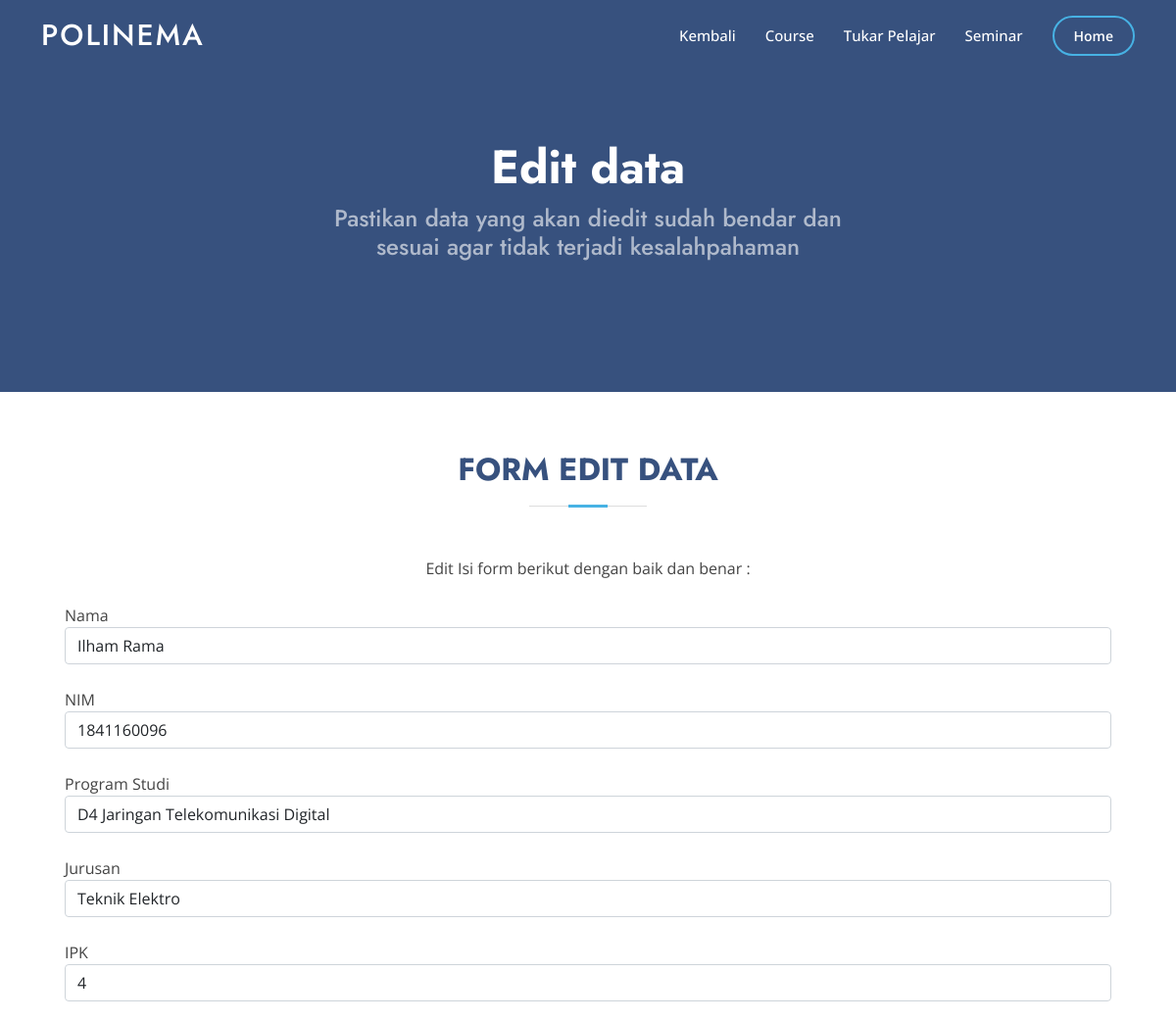
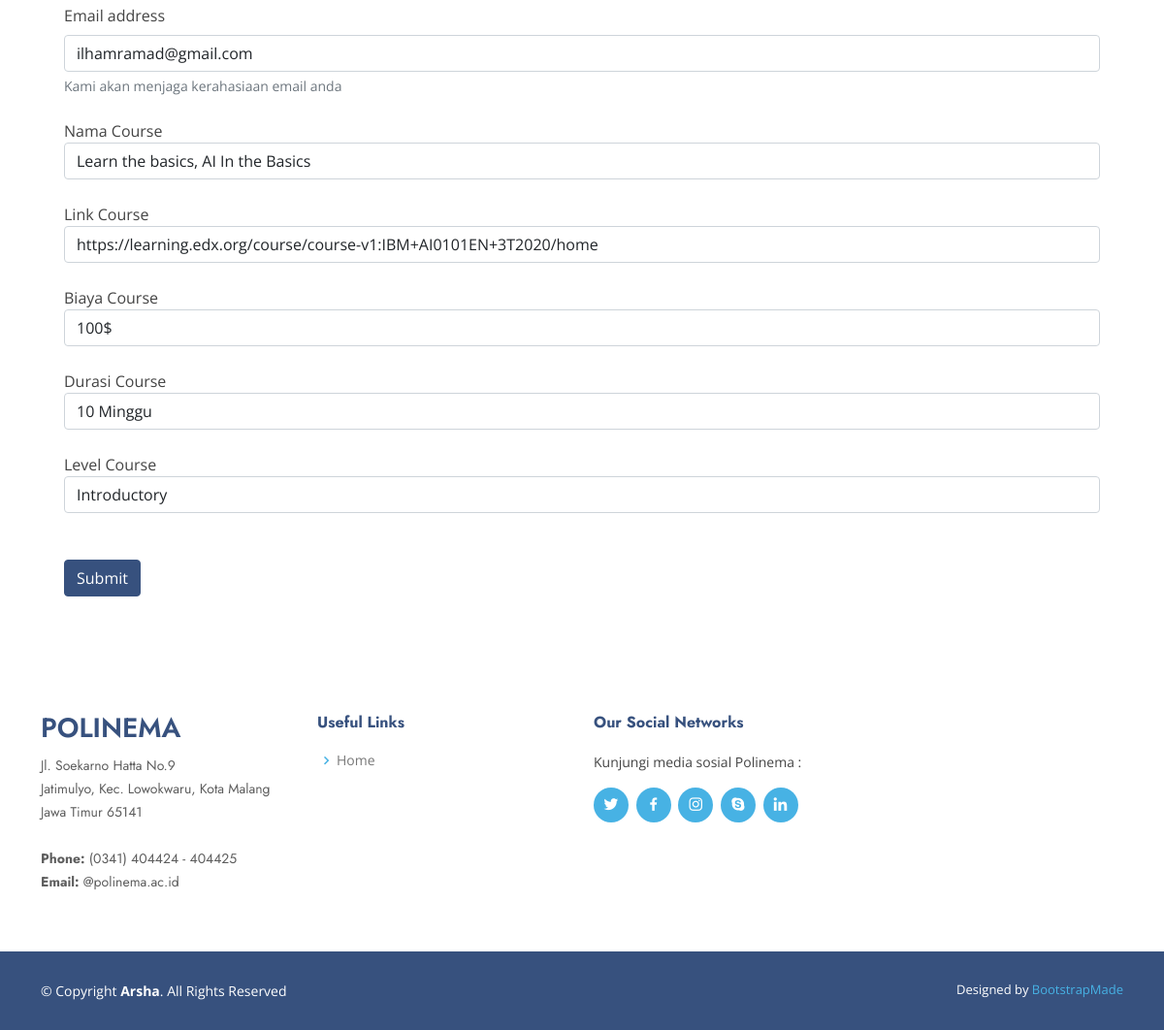
The page /editdatamasukcd.php?id=12 on the database its author committed (2 pictures, top to bottom).
### tables this page shows
CREATE TABLE `course` (
  `id_courseint` int(11) NOT NULL,
  `nama_mhs` varchar(50) NOT NULL,
  `nim` varchar(15) NOT NULL,
  `prodic` varchar(50) NOT NULL,
  `juruc` varchar(30) NOT NULL,
  `ipkc` float NOT NULL,
  `emailc` varchar(50) NOT NULL,
  `nama_crs` varchar(50) NOT NULL,
  `link` varchar(100) NOT NULL,
  `harga_crs` varchar(20) NOT NULL,
  `durasi_crs` varchar(20) NOT NULL,
  `level` varchar(30) NOT NULL
);

### db/conn.php (called while the page is built, shortened)
<?php
    $host = 'localhost';
    $db = 'internasional';
    $user = 'root';
    $pass = '';
    $charset = 'utf8mb4';
    $dsn = "mysql:host=$host; dbname=$db; charset=$charset";
    try{
        $pdo = new PDO($dsn, $user, $pass);
        $pdo->setAttribute(PDO::ATTR_ERRMODE, PDO::ERRMODE_EXCEPTION);
    } catch(PDOException $e) {
        throw new PDOException($e->getMessage());
    }
    require_once 'crud.php';
    $crud = new crud($pdo);
?>

### db/crud.php (called while the page is built, shortened)
<?php
    class crud{
        private $db;
        function __construct($conn){
            $this->db = $conn;
        }
        public function getCourseDetails($id){
            try{
            $sql = "select * from course where id_courseint = :id";
            $stmt = $this->db->prepare($sql);
            $stmt->bindparam(':id', $id);
            $stmt->execute();
            $result = $stmt->fetch();
            return $result;
            }catch(PDOException $e){
               echo $e->getMessage();
               return false;
           }
        }
    }
?>

### editdatamasukcd.php (the view, shortened to what this page needs)
<?php
    require_once 'db/conn.php';
        $id = $_GET['id'];
        $course = $crud->getCourseDetails($id);
?>
<!DOCTYPE html>
<html lang="en">
<head>
  <link href="assets/vendor/aos/aos.css" rel="stylesheet">
  <link href="assets/vendor/bootstrap/css/bootstrap.min.css" rel="stylesheet">
  <link href="assets/vendor/bootstrap-icons/bootstrap-icons.css" rel="stylesheet">
  <link href="assets/vendor/boxicons/css/boxicons.min.css" rel="stylesheet">
  <link href="assets/vendor/glightbox/css/glightbox.min.css" rel="stylesheet">
  <link href="assets/vendor/remixicon/remixicon.css" rel="stylesheet">
  <link href="assets/vendor/swiper/swiper-bundle.min.css" rel="stylesheet">
  <link href="assets/css/stylef.css" rel="stylesheet">
</head>
<body>
  <header id="header" class="fixed-top ">
    <div class="container d-flex align-items-center">
      <h1 class="logo me-auto"><a href="index.php">POLINEMA</a></h1>
      <nav id="navbar" class="navbar">
        <ul>
          <li><a class="nav-link scrollto" href="datamasukcd.php">Kembali</a></li>
          <li><a class="nav-link scrollto" href="course.php">Course</a></li>
          <li><a class="nav-link scrollto" href="tukper.php">Tukar Pelajar</a></li>
          <li><a class="nav-link scrollto" href="seminar.php">Seminar</a></li>
          <li><a class="getstarted scrollto" href="index.php">Home</a></li>
        </ul>
      </nav>
    </div>
  </header>
  <section id="hero" class="d-flex align-items-center">
    <div class="container">
      <div class="row d-flex justify-content-center">
        <div style="text-align:center;" class="col-lg-6 d-flex flex-column justify-content-center pt-4 pt-lg-0 order-2 order-lg-1" data-aos="fade-up" data-aos-delay="200">
          <h1>Edit data</h1>
          <h2>Pastikan data yang akan diedit sudah bendar dan sesuai agar tidak terjadi kesalahpahaman</h2>
        </div>
      </div>
    </div>
  </section>
  <main id="main">
    <section id="about" class="about">
      <div class="container" data-aos="fade-up">
        <div class="section-title">
          <h2>Form Edit Data</h2>
        </div>
        <div class="row content d-flex justify-content-center">
          <div class="col-lg-6">
            <p style="text-align: center;">
              Edit Isi form berikut dengan baik dan benar :
            </p>
        </div>
        <form method="post" action ="editpdatamasukcd.php">
            <br>
            <div class="container">
                <label for="nama">Nama</label>
                <input required type="text" class="form-control" value="<?php echo $course['nama_mhs']?>" id="nama" name="nama">
            </div>
            <br>
            <div class="container">
                <label for="nim">NIM</label>
                <input required type="number" require class="form-control" value="<?php echo $course['nim']?>" id="nim" name="nim">
            </div>
            <br>
            <div class="container">
                <label for="prodi">Program Studi</label>
                <input required type="text" class="form-control" value="<?php echo $course['prodic']?>" id="prodi" name="prodi">
            </div>
            <br>
            <div class="container">
                <label for="jurusan">Jurusan</label>
                <input required type="text" class="form-control" value="<?php echo $course['juruc']?>" id="jurusan" name="jurusan">
            </div>
            <br>
            <div class="container">
                <label for="ipk">IPK</label>
                <input required type="text" class="form-control" value="<?php echo $course['ipkc']?>" id="ipk" name="ipk">
            </div>
            <br>
            <div class="container">
                <label for="email" class="form-label">Email address</label>
                <input required type="email" class="form-control" value="<?php echo $course['emailc']?>" id="email" name="email" aria-describedby="emailHelp" >
                <div id="emailHelp" class="form-text">Kami akan menjaga kerahasiaan email anda</div>
            </div>
            <br>
            <div class="container">
                <label for="namac">Nama Course</label>
                <input required type="text" class="form-control" value="<?php echo $course['nama_crs']?>" id="namac" name="namac">
            </div>
            <br>
            <div class="container">
                <label for="linkc">Link Course</label>
                <input required type="text" class="form-control" value="<?php echo $course['link']?>" id="linkc" name="linkc">
            </div>
            <br>
            <div class="container">
                <label for="hargas">Biaya Course</label>
                <input required type="text" class="form-control" value="<?php echo $course['harga_crs']?>" id="hargas" name="hargas">
            </div>
            <br>
            <div class="container">
                <label for="durasic">Durasi Course</label>
                <input required type="text" class="form-control" value="<?php echo $course['durasi_crs']?>" id="durasic" name="durasic">
            </div>
            <br>
            <div class="container">
                <label for="level">Level Course</label>
                <input required type="text" class="form-control" value="<?php echo $course['level']?>" id="level" name="level">
            </div>
            <br>
            <br>
            <div class = "container ">
            <button style="background-color:#37517e; border-color: #37517e;" type="submit" name="submit" class="btn btn-primary btn-md">Submit</button>
            </div>
        </form>
        <br>
        <br>
      </div>
    </section>
  </main>
  <footer id="footer">
    <div class="footer-top">
      <div class="container">
        <div class="row">
          <div class="col-lg-3 col-md-6 footer-contact">
            <h3>Polinema</h3>
            <p>
              Jl. Soekarno Hatta No.9 <br>
              Jatimulyo, Kec. Lowokwaru, Kota Malang<br>
              Jawa Timur 65141 <br><br>
              <strong>Phone:</strong> (0341) 404424 - 404425<br>
              <strong>Email:</strong> @polinema.ac.id<br>
            </p>
          </div>
          <div class="col-lg-3 col-md-6 footer-links">
            <h4>Useful Links</h4>
            <ul>
              <li><i class="bx bx-chevron-right"></i> <a href="index.php">Home</a></li>
            </ul>
          </div>
          <div class="col-lg-3 col-md-6 footer-links">
            <h4>Our Social Networks</h4>
            <p>Kunjungi media sosial Polinema :</p>
            <div class="social-links mt-3">
              <a href="#" class="twitter"><i class="bx bxl-twitter"></i></a>
              <a href="#" class="facebook"><i class="bx bxl-facebook"></i></a>
              <a href="#" class="instagram"><i class="bx bxl-instagram"></i></a>
              <a href="#" class="google-plus"><i class="bx bxl-skype"></i></a>
              <a href="#" class="linkedin"><i class="bx bxl-linkedin"></i></a>
            </div>
          </div>
        </div>
      </div>
    </div>
    <div class="container footer-bottom clearfix">
      <div class="copyright">
        &copy; Copyright <strong><span>Arsha</span></strong>. All Rights Reserved
      </div>
      <div class="credits">
        Designed by <a href="https://bootstrapmade.com/">BootstrapMade</a>
      </div>
    </div>
  </footer>
</body>
</html>

### assets/css/stylef.css (style rules this page uses)
body { font-family: "Open Sans", sans-serif; color: #444444; }
a { color: #47b2e4; text-decoration: none; }
h1, h2, h3, h4, h5, h6 { font-family: "Jost", sans-serif; }
#header { transition: all 0.5s; z-index: 997; padding: 15px 0; }
#header .logo { font-size: 30px; margin: 0; padding: 0; line-height: 1; font-weight: 500; letter-spacing: 2px; text-transform: uppercase; }
#header .logo a { color: #fff; }
.navbar { padding: 0; }
.navbar ul { margin: 0; padding: 0; display: flex; list-style: none; align-items: center; }
.navbar li { position: relative; }
.navbar a { display: flex; align-items: center; justify-content: space-between; padding: 10px 0 10px 30px; font-size: 15px; font-weight: 500; color: #fff; white-space: nowrap; transition: 0.3s; }
.navbar .getstarted { padding: 8px 20px; margin-left: 30px; border-radius: 50px; color: #fff; font-size: 14px; border: 2px solid #47b2e4; font-weight: 600; }
#hero { width: 100%; height: 50vh; background: #37517e; }
#hero .container { padding-top: 60px; }
#hero h1 { margin: 0 0 10px 0; font-size: 48px; font-weight: 700; line-height: 56px; color: #fff; }
#hero h2 { color: rgba(255, 255, 255, 0.6); margin-bottom: 50px; font-size: 24px; }
section { padding: 60px 0; overflow: hidden; }
.section-title { text-align: center; padding-bottom: 30px; }
.section-title h2 { font-size: 32px; font-weight: bold; text-transform: uppercase; margin-bottom: 20px; padding-bottom: 20px; position: relative; color: #37517e; }
.section-title h2::before { content: ''; position: absolute; display: block; width: 120px; height: 1px; background: #ddd; bottom: 1px; left: calc(50% - 60px); }
.section-title h2::after { content: ''; position: absolute; display: block; width: 40px; height: 3px; background: #47b2e4; bottom: 0; left: calc(50% - 20px); }
.about .content p:last-child { margin-bottom: 0; }
#footer { font-size: 14px; background: #37517e; }
#footer .footer-top { padding: 60px 0 30px 0; background: #fff; }
#footer .footer-top .footer-contact { margin-bottom: 30px; }
#footer .footer-top .footer-contact h3 { font-size: 28px; margin: 0 0 10px 0; padding: 2px 0 2px 0; line-height: 1; text-transform: uppercase; font-weight: 600; color: #37517e; }
#footer .footer-top .footer-contact p { font-size: 14px; line-height: 24px; margin-bottom: 0; font-family: "Jost", sans-serif; color: #5e5e5e; }
#footer .footer-top h4 { font-size: 16px; font-weight: bold; color: #37517e; position: relative; padding-bottom: 12px; }
#footer .footer-top .footer-links { margin-bottom: 30px; }
#footer .footer-top .footer-links ul { list-style: none; padding: 0; margin: 0; }
#footer .footer-top .footer-links ul i { padding-right: 2px; color: #47b2e4; font-size: 18px; line-height: 1; }
#footer .footer-top .footer-links ul li { padding: 10px 0; display: flex; align-items: center; }
#footer .footer-top .footer-links ul li:first-child { padding-top: 0; }
#footer .footer-top .footer-links ul a { color: #777777; transition: 0.3s; display: inline-block; line-height: 1; }
#footer .footer-top .social-links a { font-size: 18px; display: inline-block; background: #47b2e4; color: #fff; line-height: 1; padding: 8px 0; margin-right: 4px; border-radius: 50%; text-align: center; width: 36px; height: 36px; transition: 0.3s; }
#footer .footer-bottom { padding-top: 30px; padding-bottom: 30px; color: #fff; }
#footer .copyright { float: left; }
#footer .credits { float: right; font-size: 13px; }
#footer .credits a { transition: 0.3s; }

### rows shown on the page
course: nama "Ilham Rama", nim "1841160096", prodi "D4 Jaringan Telekomunikasi Digital", jurusan "Teknik Elektro", ipk "4", email "ilhamramad@gmail.com", namac "Learn the basics, AI In the Basics", linkc "https://learning.edx.org/course/course-v1:IBM+AI0101EN+3T2020/home", hargas "100$", durasic "10 Minggu", level "Introductory"
